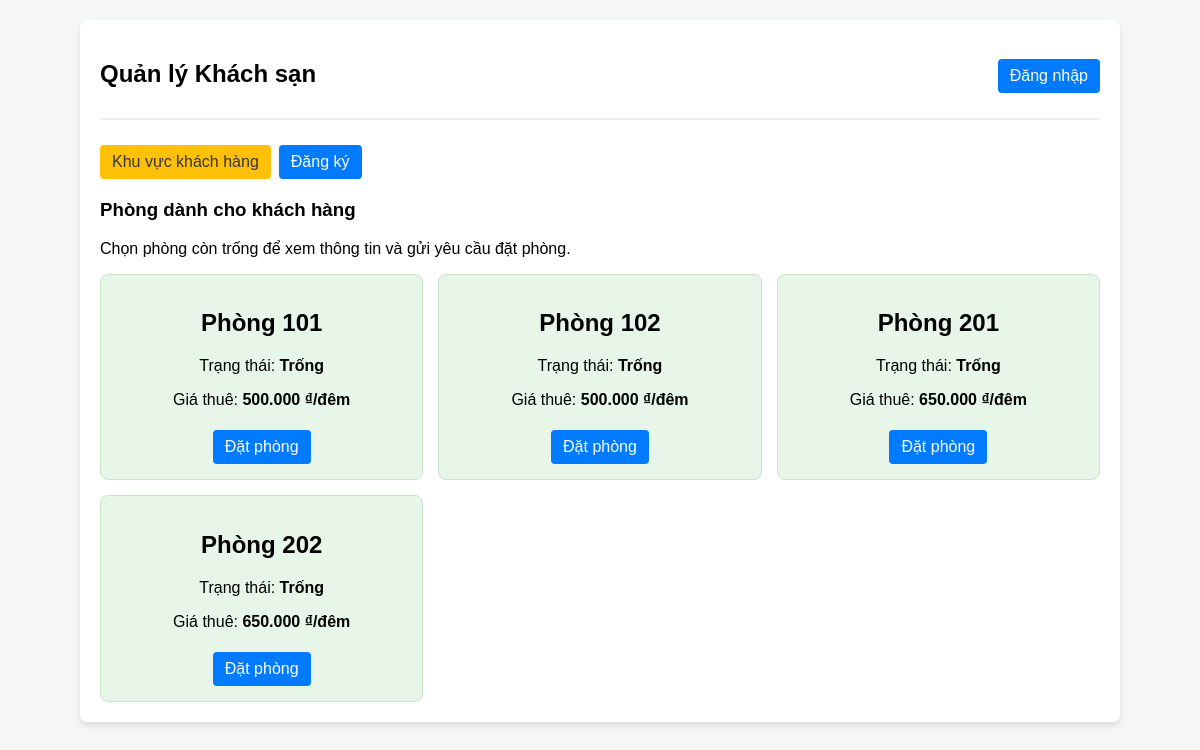
The page / on the database its author committed.
### tables this page shows
CREATE TABLE rooms (
    id INT AUTO_INCREMENT KEY,
    room_name VARCHAR(20) NOT NULL UNIQUE,
    nightly_rate BIGINT UNSIGNED NOT NULL DEFAULT 0,
    status ENUM('Trống', 'Đang thuê') DEFAULT 'Trống'
);

### index.php (called while the page is built, shortened)
<?php
require_once __DIR__ . '/model.php';
$model = new Model();
$requestedAction = $_GET['action'] ?? 'dashboard';
$action = is_string($requestedAction) ? $requestedAction : 'dashboard';
$view = 'khachhang.php';
try {
    switch ($action) {
        case 'dashboard':
        default:
            if (($_SESSION['role'] ?? '') === 'admin') {
                $view = 'quanlyadmin.php';
                $rooms = $model->quanly();
            } else {
                $view = 'khachhang.php';
                $rooms = $model->danhSachPhongKhach();
            }
            break;
    }
} catch (InvalidArgumentException $exception) {
    $error = $exception->getMessage();
    if (($_SESSION['role'] ?? '') === 'admin') {
        $rooms = $model->quanly();
        $view = 'quanlyadmin.php';
    } else {
        $rooms = $model->danhSachPhongKhach();
        $view = 'khachhang.php';
    }
}
require __DIR__ . '/views/mainadmin.php';

### model.php (called while the page is built, shortened)
<?php
class Model
{
    private PDO $pdo;
    public function __construct()
    {
        $this->pdo = new PDO(
            'mysql:host=localhost;dbname=hotel_mvc;charset=utf8mb4',
            'root',
            '',
            [
                PDO::ATTR_ERRMODE => PDO::ERRMODE_EXCEPTION,
                PDO::ATTR_DEFAULT_FETCH_MODE => PDO::FETCH_ASSOC,
                PDO::ATTR_EMULATE_PREPARES => false,
            ]
        );
    }
    public function danhSachPhongKhach(): array
    {
        $stmt = $this->pdo->query(
            'SELECT id, room_name, status, nightly_rate FROM rooms ORDER BY room_name'
        );
        return $stmt->fetchAll();
    }
}

### views/khachhang.php (the view, shortened to what this page needs)
<h3>Phòng dành cho khách hàng</h3>
<p>Chọn phòng còn trống để xem thông tin và gửi yêu cầu đặt phòng.</p>
<div class="grid">
    <?php foreach ($rooms as $r): ?>
        <div class="card <?= $r['status'] === 'Trống' ? 'empty' : 'rented' ?>">
            <h2>Phòng <?= htmlspecialchars($r['room_name'], ENT_QUOTES, 'UTF-8') ?></h2>
            <p>Trạng thái: <strong><?= htmlspecialchars($r['status'], ENT_QUOTES, 'UTF-8') ?></strong></p>
            <p>Giá thuê: <strong><?= number_format((int) $r['nightly_rate'], 0, ',', '.') ?> ₫/đêm</strong></p>
            <?php if ($r['status'] === 'Trống'): ?>
                <a href="index.php?action=book&amp;id=<?= (int) $r['id'] ?>" class="btn">Đặt phòng</a>
            <?php else: ?>
                <p>Phòng hiện không còn trống.</p>
            <?php endif; ?>
        </div>
    <?php endforeach; ?>
</div>

### views/mainadmin.php (shortened to what this page needs)
<!DOCTYPE html>
<html lang="vi">
<head>
</head>
<body>
    <div class="container">
        <div class="header">
            <h2>Quản lý Khách sạn</h2>
            <div>
                <?php if (isset($_SESSION['user'])): ?>
                    Xin chào, <strong><?= htmlspecialchars((string) $_SESSION['user'], ENT_QUOTES, 'UTF-8') ?></strong>
                    <form method="POST" action="index.php?action=logout" style="display: inline;">
                        <input type="hidden" name="csrf_token" value="<?= htmlspecialchars($csrfToken, ENT_QUOTES, 'UTF-8') ?>">
                        <button type="submit" class="btn btn-danger" style="margin-left: 10px;">Đăng xuất</button>
                    </form>
                <?php else: ?>
                    <a href="index.php?action=login" class="btn">Đăng nhập</a>
                <?php endif; ?>
            </div>
        </div>
        <nav class="tabs" aria-label="Điều hướng">
            <?php if (($_SESSION['role'] ?? '') === 'admin'): ?>
                <a href="index.php?action=admin" class="btn">Tổng quan</a>
                <a href="index.php?action=admin_rooms" class="btn">Quản lý phòng</a>
                <a href="index.php?action=admin_accounts" class="btn">Tài khoản admin</a>
                <a href="index.php?action=customer" class="btn btn-warning">Khu vực khách hàng</a>
            <?php else: ?>
                <a href="index.php?action=dashboard" class="btn btn-warning">Khu vực khách hàng</a>
                <?php if (!isset($_SESSION['user'])): ?>
                    <a href="index.php?action=register" class="btn">Đăng ký</a>
                <?php endif; ?>
            <?php endif; ?>
        </nav>
        <?php
        $allowedViews = [
            'dangnhap.php', 'dangky.php', 'quanlyadmin.php', 'datphongadmin.php',
            'giahanadmin.php', 'khachhang.php', 'adminphong.php', 'admintaikhoan.php',
            'quenmatkhau.php', 'datlaimatkhau.php',
        ];
        if (in_array($view, $allowedViews, true)) {
            require __DIR__ . '/' . $view;
        }
        ?>
    </div>
</body>
</html>

### views/mainadmin.php (style rules this page uses)
body { font-family: Arial, sans-serif; background-color: #f4f7f6; margin: 0; padding: 20px; }
.container { max-width: 1000px; margin: 0 auto; background: #fff; padding: 20px; border-radius: 8px; box-shadow: 0 4px 6px rgba(0,0,0,0.1); }
.header { display: flex; justify-content: space-between; align-items: center; border-bottom: 2px solid #eee; padding-bottom: 10px; margin-bottom: 20px; }
.tabs { display: flex; flex-wrap: wrap; gap: 8px; margin-bottom: 20px; }
.grid { display: grid; grid-template-columns: repeat(auto-fill, minmax(250px, 1fr)); gap: 15px; }
.card { padding: 15px; border-radius: 8px; border: 1px solid #ddd; text-align: center; }
.card.empty { background-color: #e8f5e9; border-color: #c8e6c9; }
.btn { display: inline-block; padding: 8px 12px; border-radius: 4px; text-decoration: none; color: #fff; background: #007bff; border: none; cursor: pointer; margin-top: 5px; }
.btn-warning { background: #ffc107; color: #333; }

### rows shown on the page
rooms: room_name "101", status "Trống", nightly_rate "500.000"
rooms: room_name "102", status "Trống", nightly_rate "500.000"
rooms: room_name "201", status "Trống", nightly_rate "650.000"
rooms: room_name "202", status "Trống", nightly_rate "650.000"
